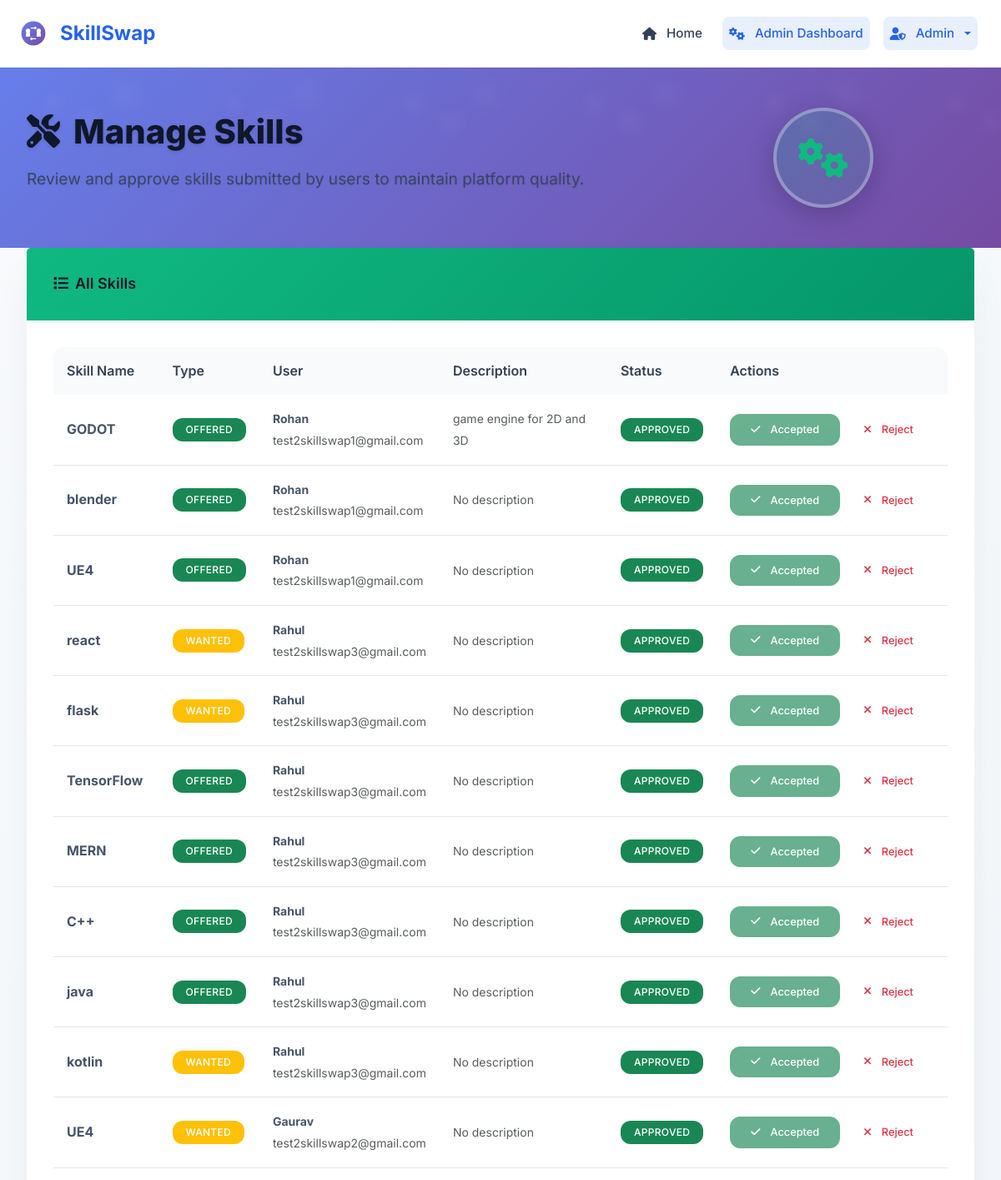
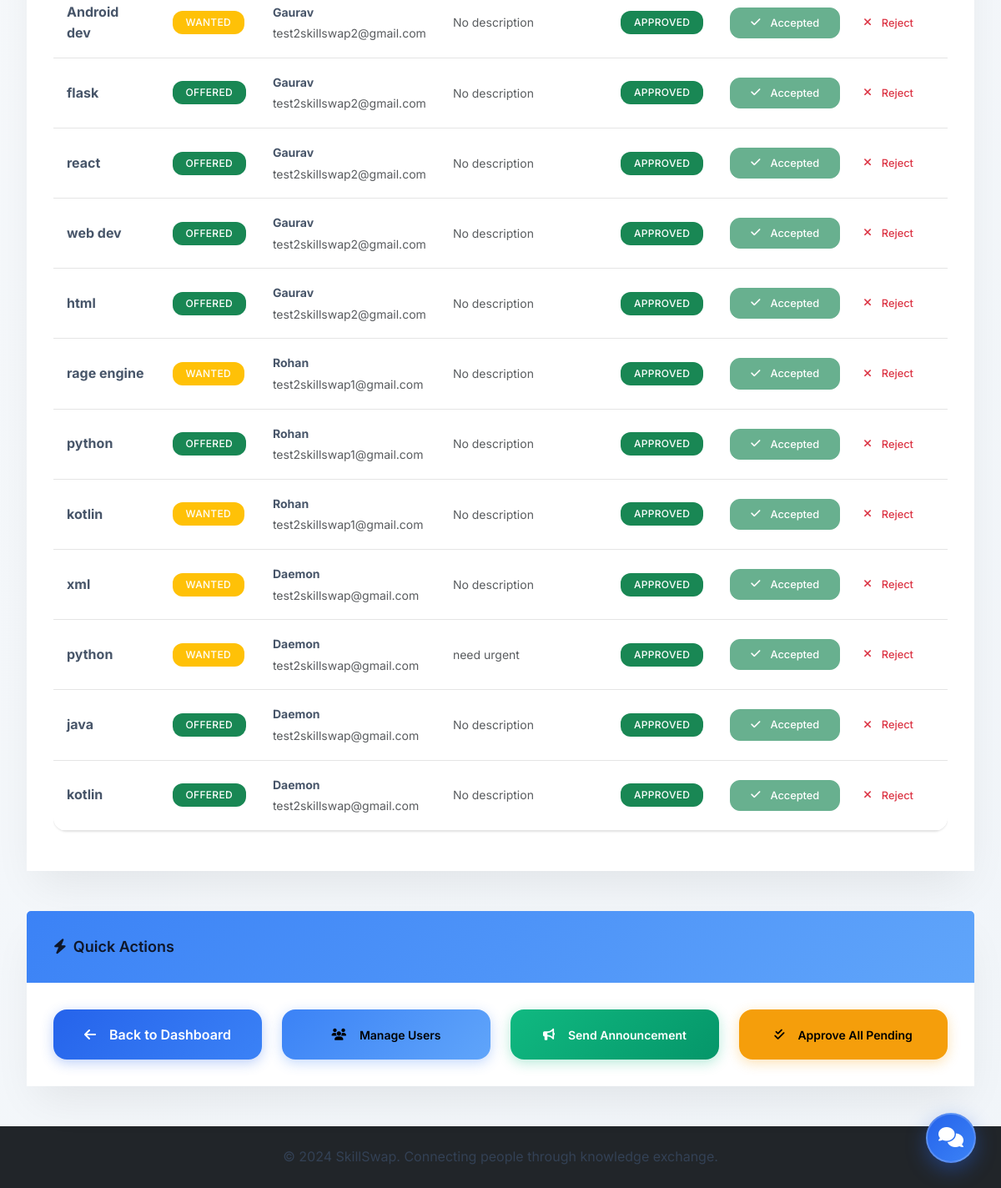
Page /admin/skills (signed in) on the committed database (2 pictures, top to bottom).
### tables this page shows
CREATE TABLE skills (
            id INTEGER PRIMARY KEY AUTOINCREMENT,
            user_id INTEGER,
            skill_name TEXT NOT NULL,
            skill_type TEXT NOT NULL, -- 'offered' or 'wanted'
            description TEXT,
            is_approved INTEGER DEFAULT 1,
            created_at TIMESTAMP DEFAULT CURRENT_TIMESTAMP, is_rejected INTEGER DEFAULT 0, rejection_reason TEXT, rejected_at TIMESTAMP,
            FOREIGN KEY (user_id) REFERENCES users (id)
        );

CREATE TABLE users (
            id INTEGER PRIMARY KEY AUTOINCREMENT,
            email TEXT UNIQUE NOT NULL,
            password_hash TEXT NOT NULL,
            name TEXT NOT NULL,
            location TEXT,
            profile_photo TEXT,
            availability TEXT,
            is_public INTEGER DEFAULT 1,
            is_admin INTEGER DEFAULT 0,
            is_banned INTEGER DEFAULT 0,
            created_at TIMESTAMP DEFAULT CURRENT_TIMESTAMP
        , bio TEXT, is_under_supervision INTEGER DEFAULT 0, availability_start TEXT, availability_end TEXT);

### skill_swap_app.py (the view)
@app.route('/admin/skills')
@admin_required
def admin_skills():
    conn = get_db()
    skills = conn.execute('''
        SELECT s.*, u.name as user_name, u.email
        FROM skills s
        JOIN users u ON s.user_id = u.id
        WHERE s.is_rejected = 0
        ORDER BY s.is_approved ASC, s.id DESC
    ''').fetchall()
    conn.close()
    skills = convert_rows_datetimes(skills)
    return render_template('admin_skills.html', skills=skills)

### skill_swap_app.py (called while the page is built)
def parse_datetime(timestamp_str):
    if timestamp_str is None:
        return None
    try:
        if 'T' in timestamp_str:
            return datetime.fromisoformat(timestamp_str.replace('Z', '+00:00'))
        else:
            return datetime.strptime(timestamp_str, '%Y-%m-%d %H:%M:%S')
    except:
        return None

def convert_row_datetimes(row):
    if row is None:
        return None
    if hasattr(row, 'keys'):
        row_dict = dict(row)
    else:
        row_dict = row
    timestamp_fields = ['created_at', 'updated_at', 'rejected_at']
    for field in timestamp_fields:
        if field in row_dict and row_dict[field]:
            row_dict[field] = parse_datetime(row_dict[field])
    return row_dict

def convert_rows_datetimes(rows):
    if not rows:
        return []
    return [convert_row_datetimes(row) for row in rows]

def get_db():
    conn = sqlite3.connect('skill_swap.db')
    conn.row_factory = sqlite3.Row
    return conn

def admin_required(f):
    from functools import wraps
    @wraps(f)
    def decorated_function(*args, **kwargs):
        if 'user_id' not in session:
            flash('Please log in to access this page.', 'error')
            return redirect(url_for('login'))
        conn = get_db()
        user = conn.execute('SELECT is_admin FROM users WHERE id = ?', (session['user_id'],)).fetchone()
        conn.close()
        if not user or not user['is_admin']:
            flash('Access denied. Admin privileges required.', 'error')
            return redirect(url_for('dashboard'))
        return f(*args, **kwargs)
    return decorated_function

@app.context_processor
def inject_unread_notifications():
    if 'user_id' in session:
        conn = get_db()
        unread_count = conn.execute('''
            SELECT COUNT(*) as count FROM notifications
            WHERE user_id = ? AND is_read = 0
        ''', (session['user_id'],)).fetchone()['count']
        conn.close()
        return {'unread_notifications': unread_count}
    return {'unread_notifications': 0}

@app.context_processor
def inject_helpers():
    return {'get_user_by_id': get_user_by_id}

### templates/admin_skills.html (shortened to what this page needs)
{% extends "base.html" %}
{% block content %}
<section class="dashboard-hero">
    <div class="container">
        <div class="row align-items-center">
            <div class="col-lg-8">
                <div class="hero-content">
                    <h1 class="hero-title">
                        <i class="fas fa-tools me-3"></i>Manage Skills
                    </h1>
                    <p class="hero-subtitle">
                        Review and approve skills submitted by users to maintain platform quality.
                    </p>
                </div>
            </div>
            <div class="col-lg-4 text-center">
                <div class="hero-avatar">
                    <div class="avatar-img d-flex align-items-center justify-content-center" style="background: linear-gradient(135deg, rgba(16, 185, 129, 0.2), rgba(52, 211, 153, 0.1)); width: 120px; height: 120px; border-radius: 50%; margin: 0 auto;">
                        <i class="fas fa-cogs" style="font-size: 3rem; color: var(--success);"></i>
                    </div>
                </div>
            </div>
        </div>
    </div>
</section>
<div class="container">
    <div class="row">
        <div class="col-12">
            <div class="card modern-search-card">
                <div class="card-header" style="background: linear-gradient(135deg, var(--success) 0%, #059669 100%); color: white; border: none;">
                    <h5 class="mb-0">
                        <i class="fas fa-list me-2"></i>All Skills
                    </h5>
                </div>
                <div class="card-body">
                    {% if skills %}
                        <div class="table-responsive">
                            <table class="table table-hover" style="border-radius: var(--radius-lg); overflow: hidden;">
                                <thead style="background: linear-gradient(135deg, rgba(16, 185, 129, 0.1), rgba(52, 211, 153, 0.05));">
                                    <tr>
                                        <th style="border: none; padding: 1rem; font-weight: 600;">Skill Name</th>
                                        <th style="border: none; padding: 1rem; font-weight: 600;">Type</th>
                                        <th style="border: none; padding: 1rem; font-weight: 600;">User</th>
                                        <th style="border: none; padding: 1rem; font-weight: 600;">Description</th>
                                        <th style="border: none; padding: 1rem; font-weight: 600;">Status</th>
                                        <th style="border: none; padding: 1rem; font-weight: 600;">Actions</th>
                                    </tr>
                                </thead>
                                <tbody>
                                    {% for skill in skills %}
                                    <tr style="border-bottom: 1px solid rgba(0,0,0,0.1);">
                                        <td style="padding: 1rem; border: none;">
                                            <strong>{{ skill.skill_name }}</strong>
                                        </td>
                                        <td style="padding: 1rem; border: none;">
                                            <span class="badge bg-{{ 'success' if skill.skill_type == 'offered' else 'warning' }}" style="border-radius: var(--radius-md);">
                                                {{ skill.skill_type.title() }}
                                            </span>
                                        </td>
                                        <td style="padding: 1rem; border: none;">
                                            <div>
                                                <small class="fw-bold">{{ skill.user_name }}</small><br>
                                                <small class="text-muted">{{ skill.email }}</small>
                                            </div>
                                        </td>
                                        <td style="padding: 1rem; border: none;">
                                            <small class="text-muted">
                                                {{ skill.description[:50] + '...' if skill.description and skill.description|length > 50 else skill.description or 'No description' }}
                                            </small>
                                        </td>
                                        <td style="padding: 1rem; border: none;">
                                            {% if skill.is_approved %}
                                                <span class="badge bg-success" style="border-radius: var(--radius-md);">Approved</span>
                                            {% else %}
                                                <span class="badge bg-warning" style="border-radius: var(--radius-md);">Pending</span>
                                            {% endif %}
                                        </td>
                                        <td style="padding: 1rem; border: none;">
                                            <div class="btn-group" role="group">
                                                {% if not skill.is_approved %}
                                                    <a href="{{ url_for('approve_skill', skill_id=skill.id) }}"
                                                       class="btn btn-sm btn-outline-success admin-action-btn" style="border-radius: var(--radius-md); margin-right: 0.25rem;"
                                                       data-action="approve" data-target="skill">
                                                        <i class="fas fa-check me-1"></i>Accept
                                                    </a>
                                                {% else %}
                                                    <button class="btn btn-sm btn-success" style="border-radius: var(--radius-md); margin-right: 0.25rem;" disabled>
                                                        <i class="fas fa-check me-1"></i>Accepted
                                                    </button>
                                                {% endif %}
                                                <button class="btn btn-sm btn-outline-danger reject-skill-btn" style="border-radius: var(--radius-md);"
                                                       data-skill-id="{{ skill.id }}"
                                                       data-skill-name="{{ skill.skill_name }}"
                                                       data-user-name="{{ skill.user_name }}"
                                                       data-bs-toggle="modal"
                                                       data-bs-target="#rejectSkillModal">
                                                    <i class="fas fa-times me-1"></i>Reject
                                                </button>
                                            </div>
                                        </td>
                                    </tr>
                                    {% endfor %}
                                </tbody>
                            </table>
                        </div>
                    {% else %}
                        <div class="text-center text-muted py-5">
                            <i class="fas fa-tools fa-3x mb-3 opacity-50"></i>
                            <p>No skills found</p>
                        </div>
                    {% endif %}
                </div>
            </div>
        </div>
    </div>
</div>
<div class="container">
    <div class="row mt-5">
        <div class="col-12">
            <div class="card modern-search-card">
                <div class="card-header" style="background: linear-gradient(135deg, var(--info) 0%, #60a5fa 100%); color: white; border: none;">
                    <h5 class="mb-0">
                        <i class="fas fa-bolt me-2"></i>Quick Actions
                    </h5>
                </div>
                <div class="card-body">
                    <div class="row g-4">
                        <div class="col-md-3">
                            <a href="{{ url_for('admin_dashboard') }}" class="btn btn-primary w-100 modern-search-btn" style="height: 60px; display: flex; align-items: center; justify-content: center;">
                                <i class="fas fa-arrow-left me-2"></i>Back to Dashboard
                            </a>
                        </div>
                        <div class="col-md-3">
                            <a href="{{ url_for('admin_users') }}" class="btn btn-info w-100" style="height: 60px; display: flex; align-items: center; justify-content: center; background: linear-gradient(135deg, var(--info) 0%, #60a5fa 100%); border: none; border-radius: var(--radius-lg); font-weight: 600; box-shadow: 0 4px 15px rgba(59, 130, 246, 0.3); transition: all 0.3s ease;">
                                <i class="fas fa-users me-2"></i>Manage Users
                            </a>
                        </div>
                        <div class="col-md-3">
                            <a href="{{ url_for('admin_messages') }}" class="btn btn-success w-100" style="height: 60px; display: flex; align-items: center; justify-content: center; background: linear-gradient(135deg, var(--success) 0%, #059669 100%); border: none; border-radius: var(--radius-lg); font-weight: 600; box-shadow: 0 4px 15px rgba(16, 185, 129, 0.3); transition: all 0.3s ease;">
                                <i class="fas fa-bullhorn me-2"></i>Send Announcement
                            </a>
                        </div>
                        <div class="col-md-3">
                            <button class="btn btn-warning w-100" style="height: 60px; display: flex; align-items: center; justify-content: center; background: linear-gradient(135deg, var(--warning) 0%, #f59e0b 100%); border: none; border-radius: var(--radius-lg); font-weight: 600; box-shadow: 0 4px 15px rgba(245, 158, 11, 0.3); transition: all 0.3s ease;" onclick="approveAllPending()">
                                <i class="fas fa-check-double me-2"></i>Approve All Pending
                            </button>
                        </div>
                    </div>
                </div>
            </div>
        </div>
    </div>
</div>
{% endblock %}

### rows in the picture
skills: skill_name "GODOT", skill_type "OFFERED", user_name "Rohan", email "test2skillswap1@gmail.com", description "game engine for 2D and 3D", is_approved "APPROVED"
skills: skill_name "blender", skill_type "OFFERED", user_name "Rohan", email "test2skillswap1@gmail.com", description "No description", is_approved "APPROVED"
skills: skill_name "UE4", skill_type "OFFERED", user_name "Rohan", email "test2skillswap1@gmail.com", description "No description", is_approved "APPROVED"
skills: skill_name "react", skill_type "WANTED", user_name "Rahul", email "test2skillswap3@gmail.com", description "No description", is_approved "APPROVED"
skills: skill_name "flask", skill_type "WANTED", user_name "Rahul", email "test2skillswap3@gmail.com", description "No description", is_approved "APPROVED"
skills: skill_name "TensorFlow", skill_type "OFFERED", user_name "Rahul", email "test2skillswap3@gmail.com", description "No description", is_approved "APPROVED"
skills: skill_name "MERN", skill_type "OFFERED", user_name "Rahul", email "test2skillswap3@gmail.com", description "No description", is_approved "APPROVED"
skills: skill_name "C++", skill_type "OFFERED", user_name "Rahul", email "test2skillswap3@gmail.com", description "No description", is_approved "APPROVED"
skills: skill_name "java", skill_type "OFFERED", user_name "Rahul", email "test2skillswap3@gmail.com", description "No description", is_approved "APPROVED"
skills: skill_name "kotlin", skill_type "WANTED", user_name "Rahul", email "test2skillswap3@gmail.com", description "No description", is_approved "APPROVED"
skills: skill_name "UE4", skill_type "WANTED", user_name "Gaurav", email "test2skillswap2@gmail.com", description "No description", is_approved "APPROVED"
skills: skill_name "Android dev", skill_type "WANTED", user_name "Gaurav", email "test2skillswap2@gmail.com", description "No description", is_approved "APPROVED"
skills: skill_name "flask", skill_type "OFFERED", user_name "Gaurav", email "test2skillswap2@gmail.com", description "No description", is_approved "APPROVED"
skills: skill_name "react", skill_type "OFFERED", user_name "Gaurav", email "test2skillswap2@gmail.com", description "No description", is_approved "APPROVED"
skills: skill_name "web dev", skill_type "OFFERED", user_name "Gaurav", email "test2skillswap2@gmail.com", description "No description", is_approved "APPROVED"
skills: skill_name "html", skill_type "OFFERED", user_name "Gaurav", email "test2skillswap2@gmail.com", description "No description", is_approved "APPROVED"
skills: skill_name "rage engine", skill_type "WANTED", user_name "Rohan", email "test2skillswap1@gmail.com", description "No description", is_approved "APPROVED"
skills: skill_name "python", skill_type "OFFERED", user_name "Rohan", email "test2skillswap1@gmail.com", description "No description", is_approved "APPROVED"
skills: skill_name "kotlin", skill_type "WANTED", user_name "Rohan", email "test2skillswap1@gmail.com", description "No description", is_approved "APPROVED"
skills: skill_name "xml", skill_type "WANTED", user_name "Daemon", email "test2skillswap@gmail.com", description "No description", is_approved "APPROVED"
skills: skill_name "python", skill_type "WANTED", user_name "Daemon", email "test2skillswap@gmail.com", description "need urgent", is_approved "APPROVED"
skills: skill_name "java", skill_type "OFFERED", user_name "Daemon", email "test2skillswap@gmail.com", description "No description", is_approved "APPROVED"
skills: skill_name "kotlin", skill_type "OFFERED", user_name "Daemon", email "test2skillswap@gmail.com", description "No description", is_approved "APPROVED"
